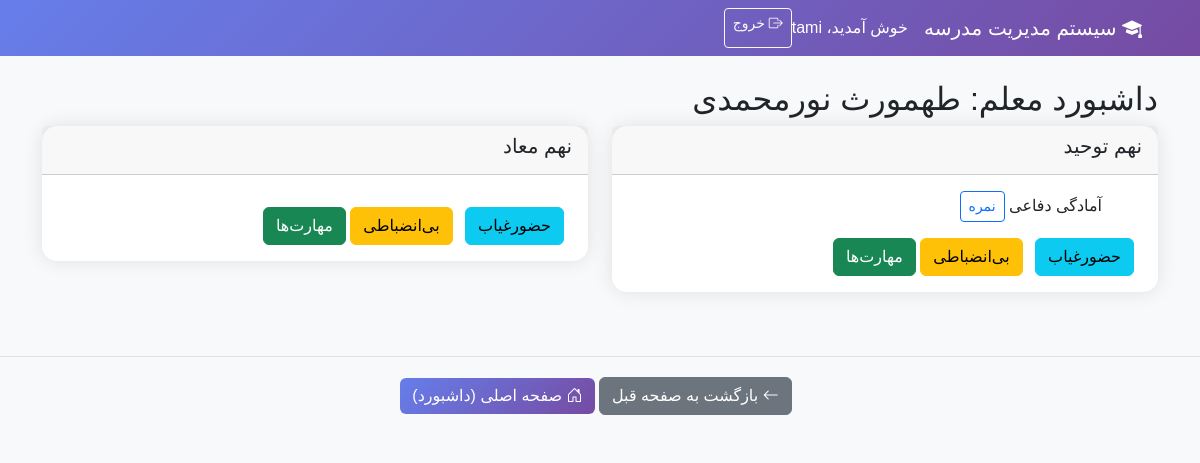
Page /teacher/dashboard (signed in) on the committed database.
### models.py (models this page shows)
class Teacher(db.Model):
    id = db.Column(db.Integer, primary_key=True)
    username = db.Column(db.String(50), unique=True, nullable=False)
    password_hash = db.Column(db.String(200), nullable=False)
    first_name = db.Column(db.String(50), nullable=False)
    last_name = db.Column(db.String(50), nullable=False)
    teacher_classes = db.relationship('TeacherClass', back_populates='teacher', lazy=True, cascade='all, delete-orphan')
    subjects = db.relationship('Subject', back_populates='teacher', lazy=True)
    skill_scores = db.relationship('SkillScore', back_populates='teacher', lazy=True)
    discipline_scores = db.relationship('DisciplineScore', back_populates='teacher', lazy=True)

class Class(db.Model):
    id = db.Column(db.Integer, primary_key=True)
    name = db.Column(db.String(50), nullable=False)
    grade_id = db.Column(db.Integer, db.ForeignKey('grade.id'), nullable=False)
    students = db.relationship('Student', back_populates='class_', lazy=True)
    subjects = db.relationship('Subject', back_populates='class_', lazy=True)
    class_teachers = db.relationship('TeacherClass', back_populates='class_', lazy=True, cascade='all, delete-orphan')
    attendances = db.relationship('Attendance', back_populates='class_', lazy=True)
    grade = db.relationship('Grade', back_populates='classes')

class Subject(db.Model):
    id = db.Column(db.Integer, primary_key=True)
    name = db.Column(db.String(50), nullable=False)
    class_id = db.Column(db.Integer, db.ForeignKey('class.id'), nullable=False)
    teacher_id = db.Column(db.Integer, db.ForeignKey('teacher.id'), nullable=False)
    class_ = db.relationship('Class', back_populates='subjects')
    teacher = db.relationship('Teacher', back_populates='subjects')
    scores = db.relationship('Score', back_populates='subject_ref')

### routes/teacher.py (the view)
@teacher_bp.route('/dashboard')
@login_required(role='teacher')
def teacher_dashboard():
    teacher = Teacher.query.get(session['user_id'])
    class_ids = [tc.class_id for tc in teacher.teacher_classes]
    classes = Class.query.filter(Class.id.in_(class_ids)).all()
    subjects_by_class = {}
    for cls in classes:
        subjects = Subject.query.filter_by(class_id=cls.id, teacher_id=teacher.id).all()
        subjects_by_class[cls.name] = subjects
    return render_template('teacher_dashboard.html', teacher=teacher, classes=classes, subjects_by_class=subjects_by_class)

### routes/general.py (called while the page is built)
def login_required(role='any'):
    def decorator(f):
        @wraps(f)
        def decorated_function(*args, **kwargs):
            if 'user_id' not in session:
                flash('لطفا وارد شوید', 'error')
                return redirect(url_for('general.login'))
            if role == 'admin' and session.get('role') != 'admin':
                flash('دسترسی محدود به ادمین', 'error')
                return redirect(url_for('general.login'))
            return f(*args, **kwargs)
        return decorated_function
    return decorator

### templates/teacher_dashboard.html
{% extends "base.html" %}
{% block content %}
<h2>داشبورد معلم: {{ teacher.first_name }} {{ teacher.last_name }}</h2>
<div class="row">
    {% for cls in classes %}
    <div class="col-md-6 mb-4">
        <div class="card">
            <div class="card-header">
                <h5>{{ cls.name }}</h5>
            </div>
            <div class="card-body">
                <ul class="list-unstyled">
                    {% for subject in subjects_by_class[cls.name] %}
                    <li>{{ subject.name }} <a href="{{ url_for('teacher.manage_scores', subject_id=subject.id) }}" class="btn btn-sm btn-outline-primary">نمره</a></li>
                    {% endfor %}
                </ul>
                <a href="{{ url_for('teacher.manage_attendance', class_id=cls.id) }}" class="btn btn-info me-2">حضورغیاب</a>
                <a href="{{ url_for('teacher.manage_discipline', class_id=cls.id) }}" class="btn btn-warning me-2">بی‌انضباطی</a>
                <a href="{{ url_for('teacher.manage_skills') }}" class="btn btn-success">مهارت‌ها</a>
            </div>
        </div>
    </div>
    {% endfor %}
</div>
{% endblock %}

### templates/base.html (shortened to what this page needs)
            <!DOCTYPE html>
            <html lang="fa" dir="rtl">
            <head>
                <link href="https://cdn.jsdelivr.net/npm/bootstrap@5.3.0/dist/css/bootstrap.min.css" rel="stylesheet">
                <link href="https://cdn.jsdelivr.net/npm/bootstrap-icons@1.10.0/font/bootstrap-icons.css" rel="stylesheet">
            </head>
            <body>
                {% if session.get('user_id') %}
                <nav class="navbar navbar-expand-lg navbar-dark">
                    <div class="container">
                        <a class="navbar-brand" href="#">
                            <i class="bi bi-mortarboard-fill"></i> سیستم مدیریت مدرسه
                        </a>
                        <div class="navbar-nav ms-auto">
                            <span class="navbar-text text-white me-3">
                                خوش آمدید، {{ session.get('username') }}
                            </span>
                            <a class="btn btn-outline-light btn-sm" href="{{ url_for('general.logout') }}">
                                <i class="bi bi-box-arrow-right"></i> خروج
                            </a>
                        </div>
                    </div>
                </nav>
                {% endif %}
                <div class="container mt-4">
                    {% block content %}{% endblock %}
                </div>
                {% if session.get('user_id') %}
                <footer class="footer-buttons">
                    <div class="container">
                        <div class="row justify-content-center">
                            <div class="col-auto">
                                <a href="{{ request.referrer or url_for('general.index') }}" class="btn btn-secondary me-2">
                                    <i class="bi bi-arrow-left"></i> بازگشت به صفحه قبل
                                </a>
                                <a href="{{ url_for('admin.admin_dashboard') if session.get('role') == 'admin' else url_for('teacher.teacher_dashboard') }}" class="btn btn-primary">
                                    <i class="bi bi-house-door"></i> صفحه اصلی (داشبورد)
                                </a>
                            </div>
                        </div>
                    </div>
                </footer>
                {% endif %}
            </body>
            </html>

### templates/base.html (style rules this page uses)
body { font-family: 'Vazir', sans-serif; background-color: #f8f9fa; }
.navbar { background: linear-gradient(135deg, #667eea 0%, #764ba2 100%); }
.card { border: none; box-shadow: 0 0 20px rgba(0,0,0,0.1); border-radius: 15px; }
.btn-primary { background: linear-gradient(135deg, #667eea 0%, #764ba2 100%); border: none; }
.footer-buttons { background-color: #f8f9fa; padding: 20px 0; margin-top: 40px; border-top: 1px solid #dee2e6; }

### rows in the picture
Teacher: get "tami", first_name "طهمورث", last_name "نورمحمدی"
Class: name "نهم توحید"
Subject: name "آمادگی دفاعی"
Class: name "نهم معاد"
